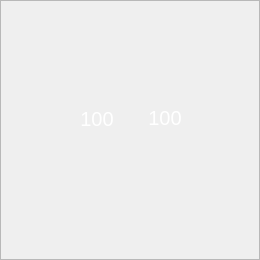
<?xml version="1.0" encoding="UTF-8"?>
<ui version="4.0">
 <class>YlzsPlate</class>
 <widget class="QWidget" name="YlzsPlate">
  <property name="geometry">
   <rect>
    <x>0</x>
    <y>0</y>
    <width>260</width>
    <height>260</height>
   </rect>
  </property>
  <property name="windowTitle">
   <string>Form</string>
  </property>
  <widget class="PlateFrame" name="frame">
   <property name="geometry">
    <rect>
     <x>0</x>
     <y>0</y>
     <width>260</width>
     <height>260</height>
    </rect>
   </property>
   <property name="styleSheet">
    <string notr="true">background-image: url(:/pic/表1.png);</string>
   </property>
   <property name="frameShape">
    <enum>QFrame::StyledPanel</enum>
   </property>
   <property name="frameShadow">
    <enum>QFrame::Plain</enum>
   </property>
   <property name="lineWidth">
    <number>0</number>
   </property>
   <widget class="QLabel" name="l_label">
    <property name="geometry">
     <rect>
      <x>72</x>
      <y>106</y>
      <width>50</width>
      <height>25</height>
     </rect>
    </property>
    <property name="font">
     <font>
      <pointsize>15</pointsize>
     </font>
    </property>
    <property name="styleSheet">
     <string notr="true">color: rgb(255, 255, 255);</string>
    </property>
    <property name="text">
     <string>100</string>
    </property>
    <property name="alignment">
     <set>Qt::AlignCenter</set>
    </property>
   </widget>
   <widget class="QLabel" name="r_label">
    <property name="geometry">
     <rect>
      <x>140</x>
      <y>105</y>
      <width>50</width>
      <height>25</height>
     </rect>
    </property>
    <property name="font">
     <font>
      <pointsize>15</pointsize>
     </font>
    </property>
    <property name="styleSheet">
     <string notr="true">color: rgb(255, 255, 255);</string>
    </property>
    <property name="text">
     <string>100</string>
    </property>
    <property name="alignment">
     <set>Qt::AlignCenter</set>
    </property>
   </widget>
  </widget>
 </widget>
 <customwidgets>
  <customwidget>
   <class>PlateFrame</class>
   <extends>QFrame</extends>
   <header>plateframe.h</header>
   <container>1</container>
  </customwidget>
 </customwidgets>
 <resources/>
 <connections/>
</ui>
